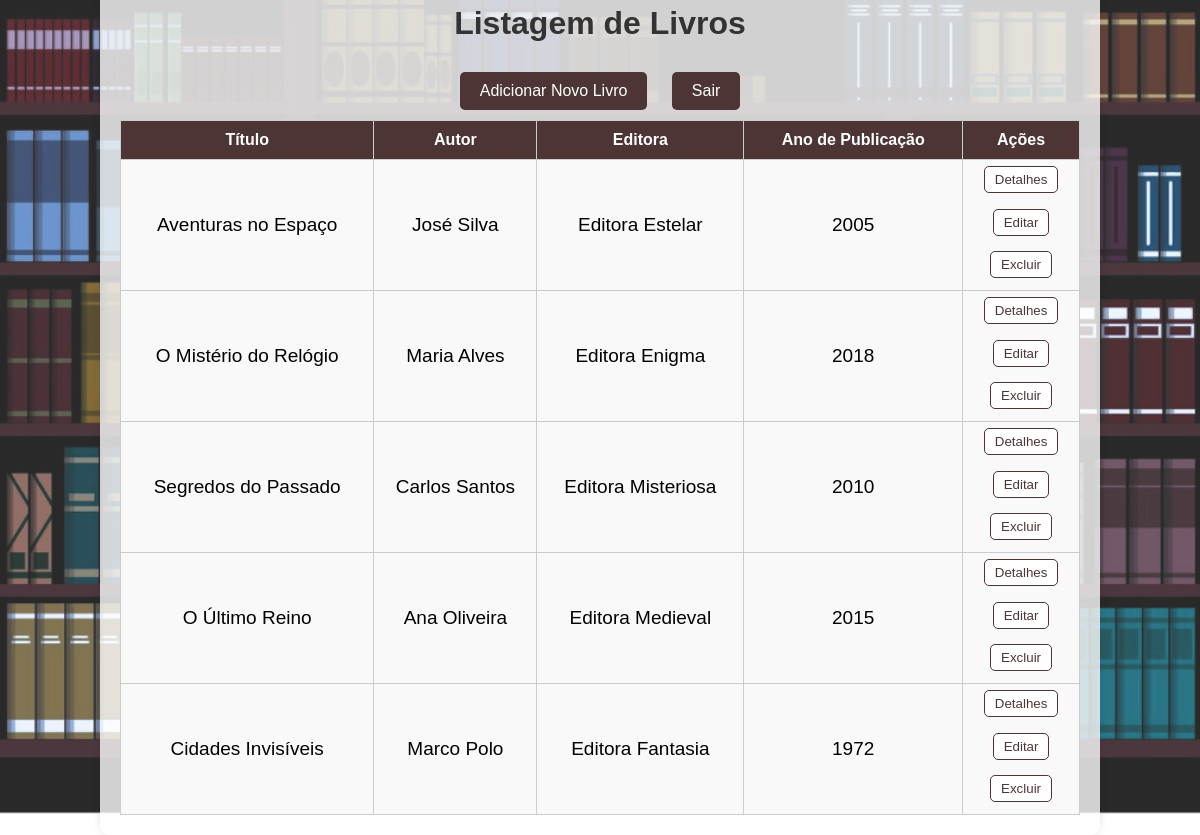
The page / on the database its author committed.
### tables this page shows
CREATE TABLE `livro` (
  `LivroID` INT AUTO_INCREMENT PRIMARY KEY,
  `Titulo` VARCHAR(255) NOT NULL,
  `Autor` VARCHAR(100) DEFAULT NULL,
  `AnoPublicacao` INT DEFAULT NULL,
  `Editora` VARCHAR(100) DEFAULT NULL,
  `GeneroId` INT DEFAULT NULL,
  `DataCadastro` DATE DEFAULT NULL,
  `Disponivel` VARCHAR(100) DEFAULT NULL
);

### src/repository/LivroRepository.php (called while the page is built, shortened)
<?php
class LivroRepository {
    private $mysqli;
    public function __construct($mysqli) {
        $this->mysqli = $mysqli;
    }
    public function getAllLivros() {
        $livros = array();
        $sql = "SELECT * FROM livro";
        $result = $this->mysqli->query($sql);
        if ($result) {
            while ($row = $result->fetch_assoc()) {
                $livros[] = $row;
            }
        }
        return $livros;
    }
}

### index.php (the view, shortened to what this page needs)
<?php
require "database.php";
require "src/repository/LivroRepository.php";
$livroRepository = new LivroRepository($mysqli);
try {
    $livros = $livroRepository->getAllLivros();
} catch (Exception $e) {
    echo "Erro: " . $e->getMessage();
}
?>
<!DOCTYPE html>
<html lang="pt-BR">
<head>
    <link rel="stylesheet" type="text/css" href="style/index_screen.css">
</head>
<body>
    <div class="container">
    <h1>Listagem de Livros</h1>
    <a class="button" href="cadastrar.php">Adicionar Novo Livro</a>
    <a class="button" href="logout.php">Sair</a>
    <table class="book-table" border="1">
        <thead>
            <tr>
                <th>Título</th>
                <th>Autor</th>
                <th>Editora</th>
                <th>Ano de Publicação</th>
                <th>Ações</th>
            </tr>
        </thead>
        <tbody>
    <?php foreach ($livros as $livro): ?>
        <tr>
            <td><p><?= $livro['Titulo'] ?></p></td>
            <td><p><?= $livro['Autor'] ?></p></td>
            <td><p><?= $livro['Editora'] ?></p></td>
            <td><p><?= $livro['AnoPublicacao'] ?></p></td>
            <td>
            <form action="detalhes.php" method="post">
                    <input type="submit" class="botao-editar" value="Detalhes">
                </form><br>
                <form action="editar.php" method="post">
                    <input type="submit" class="botao-editar" value="Editar">
                </form><br>
                <form action="excluir.php" method="post">
                    <input type="submit" class="botao-editar" value="Excluir">
                </form><br>
            </td>
        </tr>
    <?php endforeach; ?>
</tbody>
    </table>
    </div>
</body>
</html>

### style/index_screen.css (style rules this page uses)
body { background-image: url(fundo-tela.png); background-size: cover; background-position: center; margin: 0; padding: 0; font-family: Arial, sans-serif; display: flex; justify-content: center; align-items: center; height: 100vh; }
.container { background-color: #ffffffc8; width: 80%; padding: 20px; border-radius: 10px; text-align: center; box-shadow: 0 0 10px rgba(0, 0, 0, 0.1); }
h1 { color: #333; margin: 0; padding: 20px 0; }
.button { background-color: rgb(78, 53, 53); color: #fff; padding: 10px 20px; border: none; border-radius: 5px; text-decoration: none; margin: 10px; display: inline-block; }
.book-table { width: 100%; padding: 20px; border-collapse: collapse; text-align: center; }
.book-table th, .book-table td { border: 1px solid #ccc; padding: 10px; }
.book-table th { background-color: rgb(78, 53, 53); color: #fff; }
.book-table td { background-color: #f9f9f9; padding: 1px; font-size: 19px; line-height: 0.3; }
.book-table tbody tr:nth-child(even) { background-color: #f2f2f2; }
.botao-editar { display: inline-block; padding: 5px 10px; margin: 5px; text-decoration: none; border: 1px solid rgb(78, 53, 53); border-radius: 5px; color: rgb(78, 53, 53); background-color: #fff; transition: background-color 0.2s, color 0.2s; }

### rows shown on the page
livro: Titulo "Aventuras no Espaço", Autor "José Silva", Editora "Editora Estelar", AnoPublicacao "2005"
livro: Titulo "O Mistério do Relógio", Autor "Maria Alves", Editora "Editora Enigma", AnoPublicacao "2018"
livro: Titulo "Segredos do Passado", Autor "Carlos Santos", Editora "Editora Misteriosa", AnoPublicacao "2010"
livro: Titulo "O Último Reino", Autor "Ana Oliveira", Editora "Editora Medieval", AnoPublicacao "2015"
livro: Titulo "Cidades Invisíveis", Autor "Marco Polo", Editora "Editora Fantasia", AnoPublicacao "1972"
